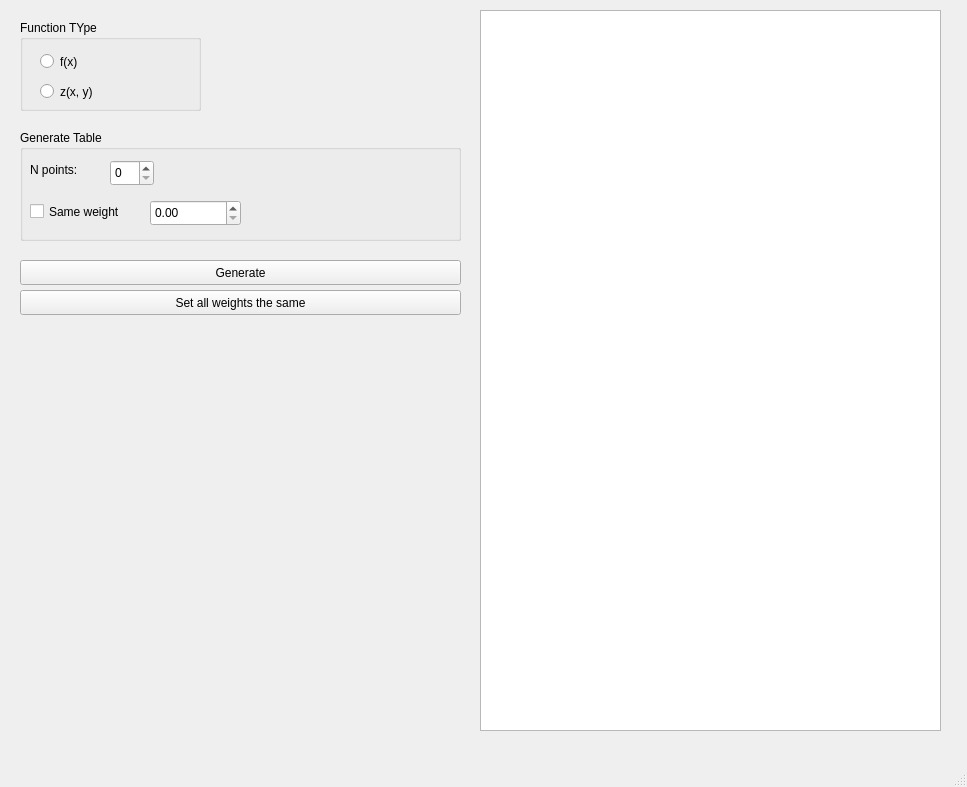
<?xml version="1.0" encoding="UTF-8"?>
<ui version="4.0">
 <class>MainWindow</class>
 <widget class="QMainWindow" name="MainWindow">
  <property name="geometry">
   <rect>
    <x>0</x>
    <y>0</y>
    <width>967</width>
    <height>787</height>
   </rect>
  </property>
  <property name="windowTitle">
   <string>MainWindow</string>
  </property>
  <widget class="QWidget" name="centralwidget">
   <widget class="QTableWidget" name="tableWidget">
    <property name="geometry">
     <rect>
      <x>480</x>
      <y>10</y>
      <width>461</width>
      <height>721</height>
     </rect>
    </property>
   </widget>
   <widget class="QGroupBox" name="groupBox_2">
    <property name="geometry">
     <rect>
      <x>20</x>
      <y>20</y>
      <width>181</width>
      <height>91</height>
     </rect>
    </property>
    <property name="title">
     <string>Function TYpe</string>
    </property>
    <widget class="QRadioButton" name="radioButton_SVFunction">
     <property name="geometry">
      <rect>
       <x>20</x>
       <y>30</y>
       <width>112</width>
       <height>23</height>
      </rect>
     </property>
     <property name="text">
      <string>f(x)</string>
     </property>
    </widget>
    <widget class="QRadioButton" name="radioButtonTVFunction">
     <property name="geometry">
      <rect>
       <x>20</x>
       <y>60</y>
       <width>112</width>
       <height>23</height>
      </rect>
     </property>
     <property name="text">
      <string>z(x, y)</string>
     </property>
    </widget>
   </widget>
   <widget class="QGroupBox" name="groupBox_3">
    <property name="geometry">
     <rect>
      <x>20</x>
      <y>130</y>
      <width>441</width>
      <height>111</height>
     </rect>
    </property>
    <property name="title">
     <string>Generate Table</string>
    </property>
    <widget class="QLabel" name="labelNPoints">
     <property name="geometry">
      <rect>
       <x>10</x>
       <y>30</y>
       <width>111</width>
       <height>20</height>
      </rect>
     </property>
     <property name="text">
      <string>N points:</string>
     </property>
    </widget>
    <widget class="QSpinBox" name="spinBoxNPoints">
     <property name="geometry">
      <rect>
       <x>90</x>
       <y>30</y>
       <width>44</width>
       <height>26</height>
      </rect>
     </property>
    </widget>
    <widget class="QCheckBox" name="checkBoxSameWeight">
     <property name="geometry">
      <rect>
       <x>10</x>
       <y>70</y>
       <width>121</width>
       <height>23</height>
      </rect>
     </property>
     <property name="text">
      <string>Same weight</string>
     </property>
    </widget>
    <widget class="QDoubleSpinBox" name="doubleSpinBoxSameWeight">
     <property name="geometry">
      <rect>
       <x>130</x>
       <y>70</y>
       <width>91</width>
       <height>26</height>
      </rect>
     </property>
    </widget>
   </widget>
   <widget class="QPushButton" name="pushButtonGenerateTable">
    <property name="geometry">
     <rect>
      <x>20</x>
      <y>260</y>
      <width>441</width>
      <height>25</height>
     </rect>
    </property>
    <property name="text">
     <string>Generate</string>
    </property>
   </widget>
   <widget class="QPushButton" name="pushButtonSetAllWeightsSame">
    <property name="geometry">
     <rect>
      <x>20</x>
      <y>290</y>
      <width>441</width>
      <height>25</height>
     </rect>
    </property>
    <property name="text">
     <string>Set all weights the same</string>
    </property>
   </widget>
  </widget>
  <widget class="QMenuBar" name="menubar">
   <property name="geometry">
    <rect>
     <x>0</x>
     <y>0</y>
     <width>967</width>
     <height>22</height>
    </rect>
   </property>
  </widget>
  <widget class="QStatusBar" name="statusbar"/>
 </widget>
 <resources/>
 <connections/>
</ui>
